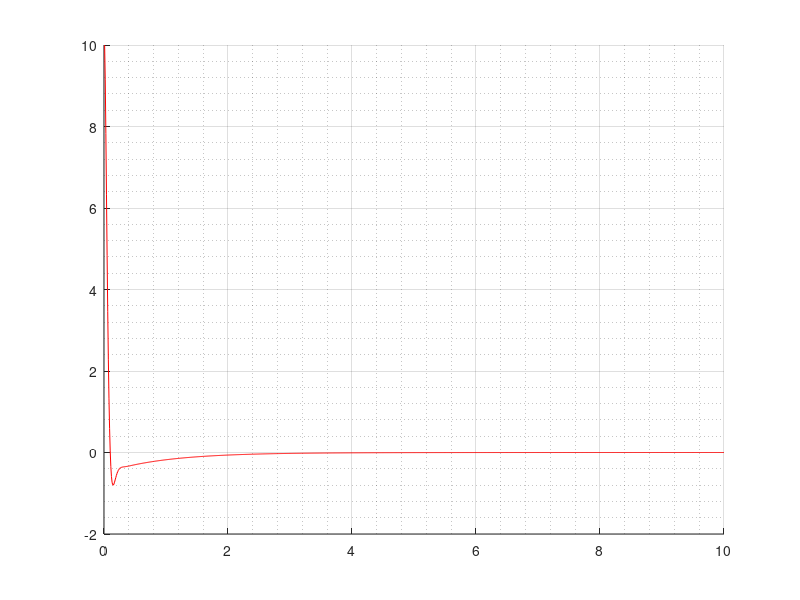

This chart was generated by the following MATLAB code:
%This code is used to simulate the indigenious Quad Stabiization algorithm
%using Quaternions

%Please follow only SI units

close all;
clear all;

%%
%initial values and simulation setings
theta = 10*pi/180; % in radian
thetaDerivative=0;
thetaIntegral=0;
axis = [0 0 1]; % in body frame unit vector
axis=axis/norm(axis);
totTime=10;
dt=0.01;

kp=20;    %in terms of pulse widths-- directly use on the Arduino
ki=20;
kd=0.9;
fmean=0;    

%data
kTau=1.63;   %Propeller 10_* 4.7_
l=0.23;    %length of half arm in m
pul_force=1.22061*9.8/1000; %newton/pulsewidth(micro sec)

%%
%Storage Variables
thetaSTR=zeros(1,totTime/dt);
thetaDerivativeSTR=zeros(1,totTime/dt);
axisSTR=zeros(totTime/dt,3);
torqueSTR=zeros(1,totTime/dt);
inertiaSTR=zeros(1,totTime/dt);
%%
%Thrust function
T1=@(theta,thetaDerivative,thetaIntegral) fmean-(kp*theta+kd*thetaDerivative+ki*thetaIntegral)/4*(-axis(3)/kTau+axis(2)/(l)-axis(1)/(l));
T2=@(theta,thetaDerivative,thetaIntegral) fmean-(kp*theta+kd*thetaDerivative+ki*thetaIntegral)/4*(-axis(3)/kTau-axis(2)/(l)+axis(1)/(l));
T3=@(theta,thetaDerivative,thetaIntegral) fmean-(kp*theta+kd*thetaDerivative+ki*thetaIntegral)/4*(+axis(3)/kTau+axis(2)/(l)+axis(1)/(l));
T4=@(theta,thetaDerivative,thetaIntegral) fmean-(kp*theta+kd*thetaDerivative+ki*thetaIntegral)/4*(+axis(3)/kTau-axis(2)/(l)-axis(1)/(l));

%Moment of inertia calculation about the "axis" vector axis
motorMass=0.1;    %one motor mass
armMass=0.07;      %there are 4 arms in a quad. write one arm mass here
inertia=@() (   (4*motorMass*l^2+2*armMass*l^2/3)-( motorMass*dot([l l 0]/2^0.5,axis)^2/norm(axis)^2 +...
    motorMass*dot([l -l 0]/2^0.5,axis)^2/norm(axis)^2 + motorMass*dot([-l -l 0]/2^0.5,axis)^2/norm(axis)^2 +...
    motorMass*dot([-l l 0]/2^0.5,axis)^2/norm(axis)^2 ) - (armMass/3*dot([l l 0]/2^0.5,axis)^2/norm(axis)^2 +...
    armMass/3*dot([l -l 0]/2^0.5,axis)^2/norm(axis)^2 + armMass/3*dot([-l -l 0]/2^0.5,axis)^2/norm(axis)^2 +...
    armMass/3*dot([-l l 0]/2^0.5,axis)^2/norm(axis)^2)   );%l is not one

%Torque Calculation
torque=@(t1,t2,t3,t4) [(-t1+t2+t3-t4)*l,(t1-t2+t3-t4)*l,(-t1-t2+t3+t4)*kTau];

%%
for i = 1:totTime/dt %loop to calculate theta matrix
    
    theta=theta+thetaDerivative*dt;
    thetaIntegral=thetaIntegral+theta*dt;
    thetaDerivative=thetaDerivative+dot(torque(T1(theta,thetaDerivative,thetaIntegral),T2(theta,thetaDerivative,thetaIntegral)...
        ,T3(theta,thetaDerivative,thetaIntegral),T4(theta,thetaDerivative,thetaIntegral) ),axis  )/inertia()*dt;
    thetaSTR(i)=theta;
    thetaDerivativeSTR(i)=thetaDerivative;
    inertiaSTR(i)=inertia();
    torqueSTR(i)=dot(torque( T1(theta,thetaDerivative,thetaIntegral),T2(theta,thetaDerivative,thetaIntegral)...
        ,T3(theta,thetaDerivative,thetaIntegral),T4(theta,thetaDerivative,thetaIntegral) ),[1 0 0]);
end

grid on;
grid minor;
hold on;
x=1:(totTime/dt);
plot(x*dt,180/pi*thetaSTR(1,:),'red');
hold on;
% plot(x*dt,180/pi*torqueSTR(1,:),'blue');
